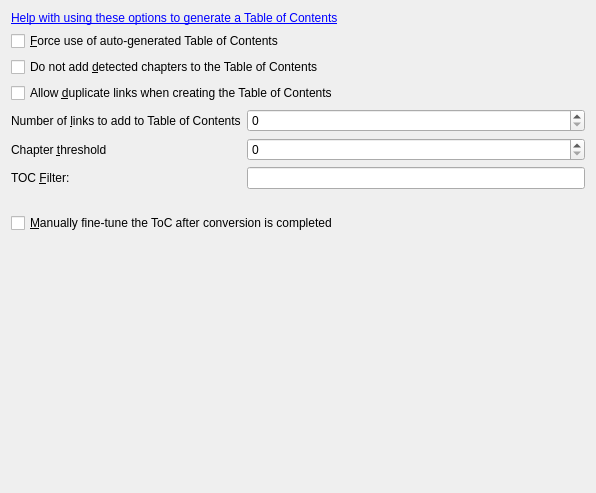
<?xml version="1.0" encoding="UTF-8"?>
<ui version="4.0">
 <class>Form</class>
 <widget class="QWidget" name="Form">
  <property name="geometry">
   <rect>
    <x>0</x>
    <y>0</y>
    <width>596</width>
    <height>493</height>
   </rect>
  </property>
  <property name="windowTitle">
   <string>Form</string>
  </property>
  <layout class="QGridLayout" name="gridLayout">
   <item row="7" column="1">
    <widget class="QSpinBox" name="opt_toc_threshold">
     <property name="maximum">
      <number>10000</number>
     </property>
    </widget>
   </item>
   <item row="1" column="0" colspan="2">
    <widget class="QCheckBox" name="opt_use_auto_toc">
     <property name="text">
      <string>&amp;Force use of auto-generated Table of Contents</string>
     </property>
    </widget>
   </item>
   <item row="2" column="0" colspan="2">
    <widget class="QCheckBox" name="opt_no_chapters_in_toc">
     <property name="text">
      <string>Do not add &amp;detected chapters to the Table of Contents</string>
     </property>
    </widget>
   </item>
   <item row="6" column="0">
    <widget class="QLabel" name="label_10">
     <property name="text">
      <string>Number of &amp;links to add to Table of Contents</string>
     </property>
     <property name="buddy">
      <cstring>opt_max_toc_links</cstring>
     </property>
    </widget>
   </item>
   <item row="8" column="0">
    <widget class="QLabel" name="label">
     <property name="text">
      <string>TOC &amp;Filter:</string>
     </property>
     <property name="buddy">
      <cstring>opt_toc_filter</cstring>
     </property>
    </widget>
   </item>
   <item row="11" column="0" colspan="2">
    <widget class="XPathEdit" name="opt_level3_toc" native="true"/>
   </item>
   <item row="6" column="1">
    <widget class="QSpinBox" name="opt_max_toc_links">
     <property name="maximum">
      <number>10000</number>
     </property>
    </widget>
   </item>
   <item row="7" column="0">
    <widget class="QLabel" name="label_16">
     <property name="text">
      <string>Chapter &amp;threshold</string>
     </property>
     <property name="buddy">
      <cstring>opt_toc_threshold</cstring>
     </property>
    </widget>
   </item>
   <item row="13" column="0">
    <spacer name="verticalSpacer">
     <property name="orientation">
      <enum>Qt::Vertical</enum>
     </property>
     <property name="sizeHint" stdset="0">
      <size>
       <width>20</width>
       <height>40</height>
      </size>
     </property>
    </spacer>
   </item>
   <item row="3" column="0" colspan="2">
    <widget class="QCheckBox" name="opt_duplicate_links_in_toc">
     <property name="text">
      <string>Allow &amp;duplicate links when creating the Table of Contents</string>
     </property>
    </widget>
   </item>
   <item row="10" column="0" colspan="2">
    <widget class="XPathEdit" name="opt_level2_toc" native="true"/>
   </item>
   <item row="8" column="1">
    <widget class="QLineEdit" name="opt_toc_filter"/>
   </item>
   <item row="9" column="0" colspan="2">
    <widget class="XPathEdit" name="opt_level1_toc" native="true"/>
   </item>
   <item row="0" column="0" colspan="2">
    <widget class="QLabel" name="label_2">
     <property name="text">
      <string>&lt;a href=&quot;http://manual.calibre-ebook.com/conversion.html#table-of-contents&quot;&gt;Help with using these options to generate a Table of Contents&lt;/a&gt;</string>
     </property>
     <property name="wordWrap">
      <bool>true</bool>
     </property>
     <property name="openExternalLinks">
      <bool>true</bool>
     </property>
    </widget>
   </item>
   <item row="12" column="0" colspan="2">
    <widget class="QCheckBox" name="manually_fine_tune_toc">
     <property name="toolTip">
      <string>This option will cause calibre to popup the Table of Contents Editor tool,
 which will allow you to manually edit the Table of Contents, to fix any errors
 caused by automatic generation.</string>
     </property>
     <property name="text">
      <string>&amp;Manually fine-tune the ToC after conversion is completed</string>
     </property>
    </widget>
   </item>
  </layout>
 </widget>
 <customwidgets>
  <customwidget>
   <class>XPathEdit</class>
   <extends>QWidget</extends>
   <header>calibre/gui2/convert/xpath_wizard.h</header>
   <container>1</container>
  </customwidget>
 </customwidgets>
 <resources/>
 <connections/>
</ui>
